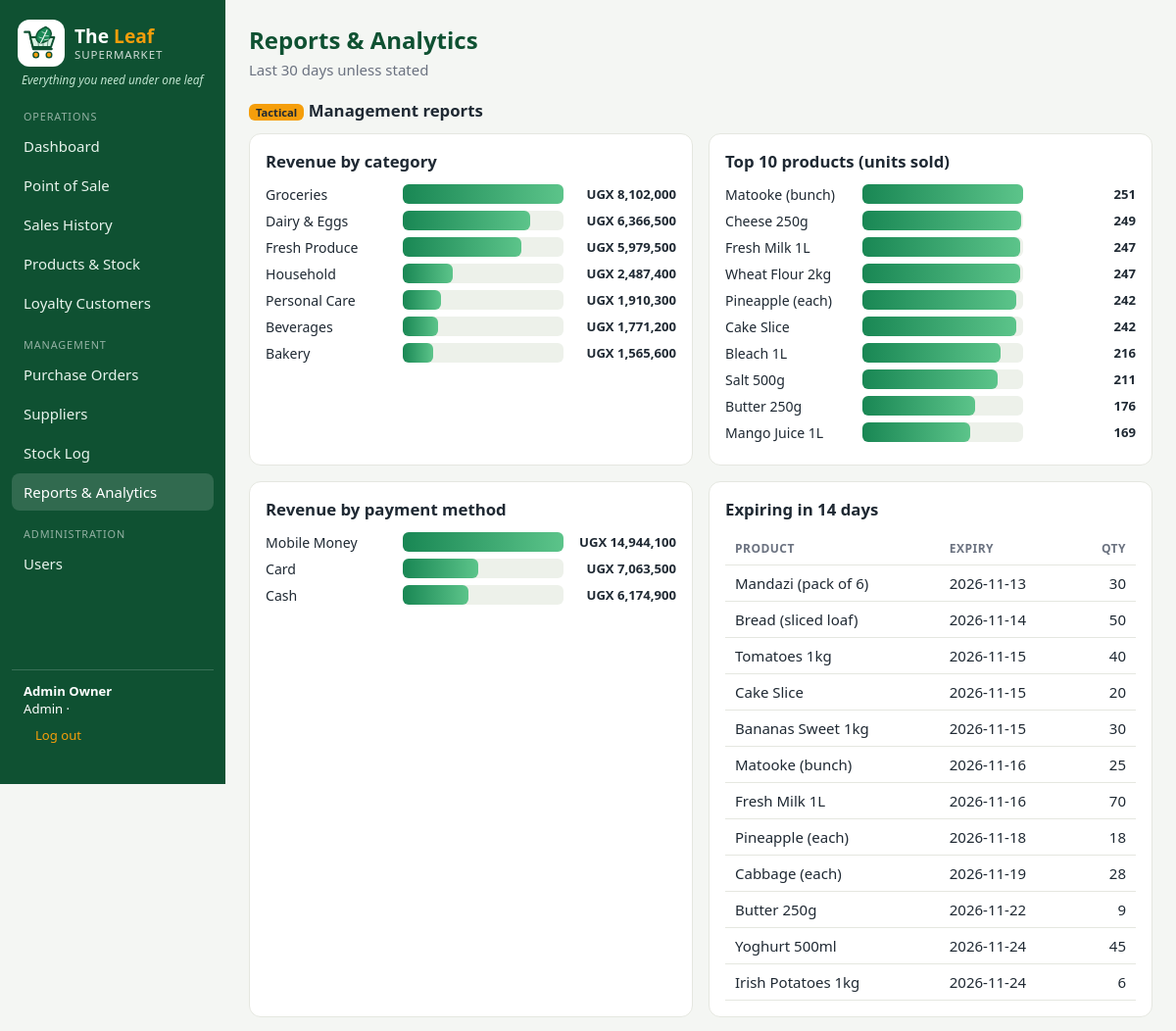
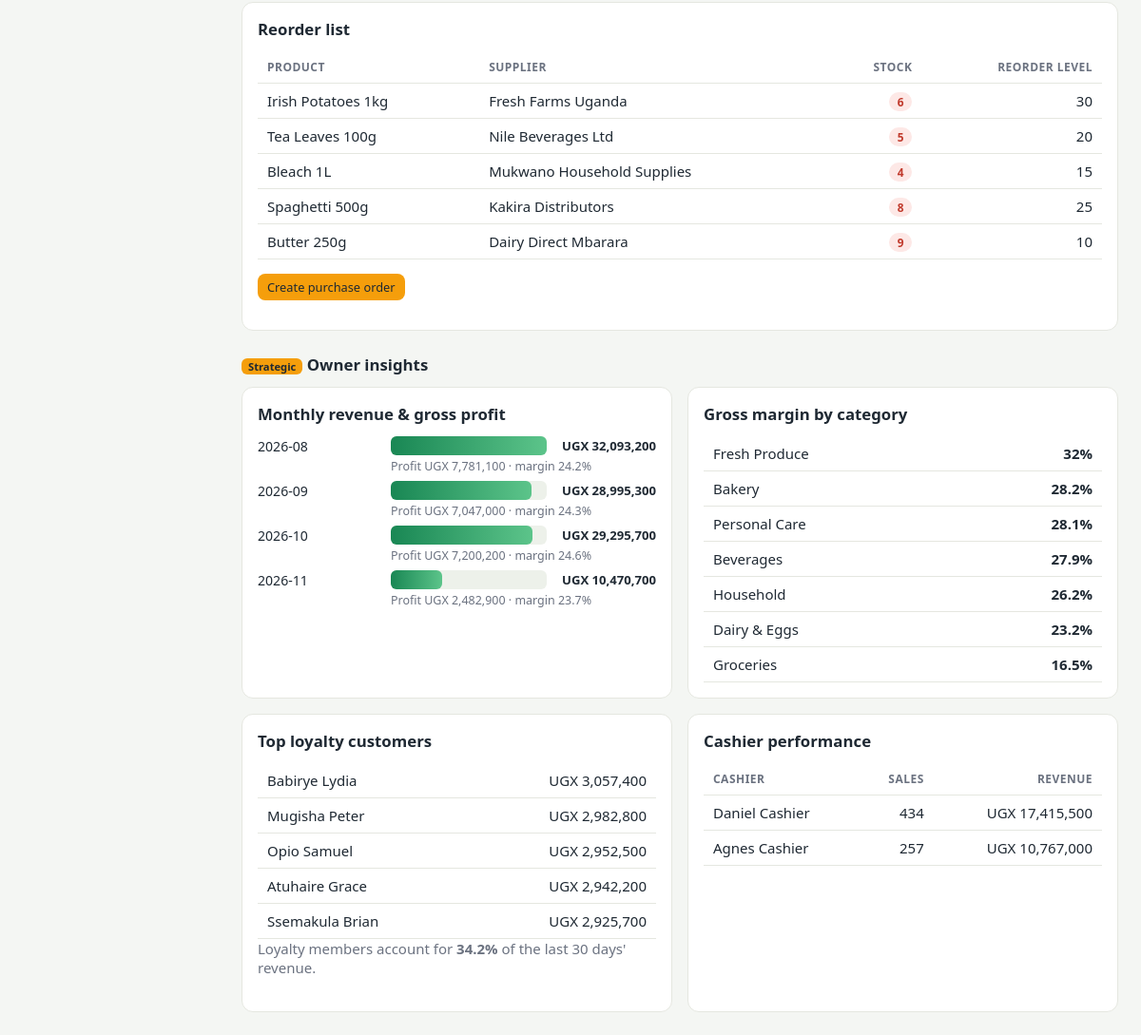
/reports.php (signed in), run on the app's committed database (2 pictures, top to bottom).
### tables this page shows
CREATE TABLE `products` (
  `product_id` int(11) NOT NULL AUTO_INCREMENT,
  `sku` varchar(30) NOT NULL,
  `name` varchar(100) NOT NULL,
  `category_id` int(11) NOT NULL,
  `supplier_id` int(11) NOT NULL,
  `cost_price` decimal(12,2) NOT NULL CHECK (`cost_price` >= 0),
  `selling_price` decimal(12,2) NOT NULL CHECK (`selling_price` >= 0),
  `stock_qty` int(11) NOT NULL DEFAULT 0 CHECK (`stock_qty` >= 0),
  `reorder_level` int(11) NOT NULL DEFAULT 10,
  `expiry_date` date DEFAULT NULL,
  `active` tinyint(1) NOT NULL DEFAULT 1,
  PRIMARY KEY (`product_id`),
  UNIQUE KEY `sku` (`sku`),
  KEY `category_id` (`category_id`),
  KEY `supplier_id` (`supplier_id`),
  CONSTRAINT `products_ibfk_1` FOREIGN KEY (`category_id`) REFERENCES `categories` (`category_id`),
  CONSTRAINT `products_ibfk_2` FOREIGN KEY (`supplier_id`) REFERENCES `suppliers` (`supplier_id`)
);

CREATE TABLE `suppliers` (
  `supplier_id` int(11) NOT NULL AUTO_INCREMENT,
  `name` varchar(100) NOT NULL,
  `contact_person` varchar(100) DEFAULT NULL,
  `phone` varchar(30) DEFAULT NULL,
  `email` varchar(100) DEFAULT NULL,
  `address` varchar(150) DEFAULT NULL,
  PRIMARY KEY (`supplier_id`)
);

### includes/bootstrap.php (called while the page is built, shortened)
<?php
function cfg() { static $c; return $c ??= require __DIR__ . '/../config.php'; }
function db(): PDO {
    static $pdo;
    if (!$pdo) {
        $c = cfg();
        $pdo = new PDO("mysql:host={$c['host']};port={$c['port']};dbname={$c['name']};charset=utf8mb4", $c['user'], $c['pass'], [
            PDO::ATTR_ERRMODE => PDO::ERRMODE_EXCEPTION,
            PDO::ATTR_DEFAULT_FETCH_MODE => PDO::FETCH_ASSOC,
            PDO::ATTR_EMULATE_PREPARES => false,
        ]);
    }
    return $pdo;
}
function run($sql, $a = []) { $s = db()->prepare($sql); $s->execute($a); return $s; }
function q($sql, $a = []) { return run($sql, $a)->fetchAll(); }
function q1($sql, $a = []) { $r = q($sql, $a); return $r[0] ?? null; }
function e($v) { return htmlspecialchars((string)$v, ENT_QUOTES, 'UTF-8'); }
function ugx($n) { return 'UGX ' . number_format((float)$n); }
function pct_rows(array $rows, $key = 'value') {
    $max = 1; foreach ($rows as $r) $max = max($max, (float)$r[$key]);
    return $rows;
}
function user() { return $_SESSION['user'] ?? null; }
require_once __DIR__ . '/layout.php';

### reports.php (the view)
<?php
require 'includes/bootstrap.php'; require_login(MGR);
$since = date('Y-m-d', strtotime('-30 days'));
$byCat = pct_rows(q('SELECT c.name label, SUM(si.qty*si.unit_price) value FROM sale_items si JOIN sales s ON s.sale_id=si.sale_id JOIN products p ON p.product_id=si.product_id JOIN categories c ON c.category_id=p.category_id WHERE DATE(s.sale_date)>=? GROUP BY c.category_id, c.name ORDER BY value DESC', [$since]));
$top = pct_rows(q('SELECT p.name label, SUM(si.qty) value FROM sale_items si JOIN sales s ON s.sale_id=si.sale_id JOIN products p ON p.product_id=si.product_id WHERE DATE(s.sale_date)>=? GROUP BY p.product_id, p.name ORDER BY value DESC LIMIT 10', [$since]));
$pay = pct_rows(q('SELECT payment_method label, SUM(total) value FROM sales WHERE DATE(sale_date)>=? GROUP BY payment_method ORDER BY value DESC', [$since]));
$reorder = q('SELECT p.*, s.name supplier FROM products p JOIN suppliers s ON s.supplier_id=p.supplier_id WHERE p.active=1 AND p.stock_qty<=p.reorder_level ORDER BY p.stock_qty/NULLIF(p.reorder_level,0)');
$expiring = q('SELECT * FROM products WHERE active=1 AND expiry_date IS NOT NULL AND expiry_date<=? ORDER BY expiry_date', [date('Y-m-d', strtotime('+14 days'))]);
$admin = user()['role'] === 'admin';
if ($admin) {
    $monthly = array_reverse(pct_rows(q("SELECT DATE_FORMAT(s.sale_date,'%Y-%m') label, SUM(si.qty*si.unit_price) value, SUM(si.qty*(si.unit_price-si.unit_cost)) profit FROM sale_items si JOIN sales s ON s.sale_id=si.sale_id GROUP BY label ORDER BY label DESC LIMIT 4")));
    $cashiers = q('SELECT u.full_name, COUNT(*) n, SUM(s.total) value FROM sales s JOIN users u ON u.user_id=s.user_id WHERE DATE(s.sale_date)>=? GROUP BY u.user_id, u.full_name ORDER BY value DESC', [$since]);
    $custs = q('SELECT c.full_name, SUM(s.total) value FROM sales s JOIN customers c ON c.customer_id=s.customer_id GROUP BY c.customer_id, c.full_name ORDER BY value DESC LIMIT 5');
    $margin = q('SELECT c.name, SUM(si.qty*(si.unit_price-si.unit_cost))*100/SUM(si.qty*si.unit_price) pct FROM sale_items si JOIN products p ON p.product_id=si.product_id JOIN categories c ON c.category_id=p.category_id GROUP BY c.category_id, c.name ORDER BY pct DESC');
    $share = (float)q1('SELECT SUM(CASE WHEN customer_id IS NOT NULL THEN total ELSE 0 END)*100/NULLIF(SUM(total),0) p FROM sales WHERE DATE(sale_date)>=?', [$since])['p'];
}
render_head('Reports & Analytics'); ?>
<h1>Reports &amp; Analytics</h1><p class="sub">Last 30 days unless stated</p>
<h2><span class="tag">Tactical</span> Management reports</h2>
<div class="grid g2" style="margin-bottom:16px">
  <div class="card"><h2>Revenue by category</h2><?php bars($byCat); ?></div>
  <div class="card"><h2>Top 10 products (units sold)</h2><?php bars($top, false); ?></div>
  <div class="card"><h2>Revenue by payment method</h2><?php bars($pay); ?></div>
  <div class="card"><h2>Expiring in 14 days</h2><table><tr><th>Product</th><th>Expiry</th><th class="r">Qty</th></tr>
  <?php foreach ($expiring as $p) echo '<tr><td>' . e($p['name']) . '</td><td>' . e($p['expiry_date']) . '</td><td class="r">' . $p['stock_qty'] . '</td></tr>'; if (!$expiring) echo '<tr><td colspan="3">None.</td></tr>'; ?></table></div>
</div>
<div class="card"><h2>Reorder list</h2><table><tr><th>Product</th><th>Supplier</th><th class="r">Stock</th><th class="r">Reorder level</th></tr>
<?php foreach ($reorder as $p) echo '<tr><td>' . e($p['name']) . '</td><td>' . e($p['supplier']) . '</td><td class="r"><span class="badge b-red">' . $p['stock_qty'] . '</span></td><td class="r">' . $p['reorder_level'] . '</td></tr>'; if (!$reorder) echo '<tr><td colspan="4">Nothing to reorder.</td></tr>'; ?></table>
<p><a class="btn amber sm" href="order_new.php">Create purchase order</a></p></div>
<?php if ($admin): ?>
<h2 style="margin-top:24px"><span class="tag">Strategic</span> Owner insights</h2>
<div class="grid g2">
  <div class="card"><h2>Monthly revenue &amp; gross profit</h2>
  <?php foreach ($monthly as $m): ?><div class="bar"><div class="t"><?= e($m['label']) ?></div><div class="b"><i style="width:<?= $m['pct'] ?>%"></i></div><div class="v"><?= ugx($m['value']) ?></div></div>
  <div class="sub" style="margin:-4px 0 6px 140px;font-size:.78rem">Profit <?= ugx($m['profit']) ?> · margin <?= round($m['profit'] * 100 / $m['value'], 1) ?>%</div><?php endforeach; ?></div>
  <div class="card"><h2>Gross margin by category</h2><table><?php foreach ($margin as $m) echo '<tr><td>' . e($m['name']) . '</td><td class="r"><b>' . round($m['pct'], 1) . '%</b></td></tr>'; ?></table></div>
  <div class="card"><h2>Top loyalty customers</h2><table><?php foreach ($custs as $c) echo '<tr><td>' . e($c['full_name']) . '</td><td class="r">' . ugx($c['value']) . '</td></tr>'; ?></table>
  <p class="sub">Loyalty members account for <b><?= round($share, 1) ?>%</b> of the last 30 days' revenue.</p></div>
  <div class="card"><h2>Cashier performance</h2><table><tr><th>Cashier</th><th class="r">Sales</th><th class="r">Revenue</th></tr><?php foreach ($cashiers as $c) echo '<tr><td>' . e($c['full_name']) . '</td><td class="r">' . $c['n'] . '</td><td class="r">' . ugx($c['value']) . '</td></tr>'; ?></table></div>
</div>
<?php endif; render_foot();

### assets/style.css (style rules this page uses)
:root { --green:#0f5132;--green2:#198754;--amber:#f59e0b;--bg:#f4f6f3;--card:#fff;--ink:#1f2933;--mute:#6b7280;--line:#e5e7e0;--red:#c0392b }
* { box-sizing:border-box }
body { margin:0;font-family:system-ui,-apple-system,Segoe UI,Roboto,sans-serif;background:var(--bg);color:var(--ink);font-size:15px }
a { color:var(--green2);text-decoration:none }
h1 { margin:0 0 4px;font-size:1.5rem;color:var(--green) }
.sub { color:var(--mute);margin:0 0 20px }
h2 { font-size:1.05rem;margin:0 0 12px }
.grid { display:grid;gap:16px }
.g2 { grid-template-columns:repeat(auto-fit,minmax(340px,1fr)) }
.card { background:var(--card);border:1px solid var(--line);border-radius:12px;padding:16px;margin-bottom:16px;overflow-x:auto }
.grid .card { margin-bottom:0 }
table { width:100%;border-collapse:collapse }
th,td { text-align:left;padding:8px 10px;border-bottom:1px solid var(--line);white-space:nowrap }
th { font-size:.75rem;text-transform:uppercase;letter-spacing:.04em;color:var(--mute) }
td.r,th.r { text-align:right }
.btn,button { background:var(--green2);color:#fff;border:0;border-radius:8px;padding:9px 16px;font-size:.92rem;cursor:pointer;display:inline-block }
.btn.amber { background:var(--amber);color:#1f2933 }
.btn.sm,button.sm { padding:5px 10px;font-size:.8rem }
.badge { padding:2px 9px;border-radius:99px;font-size:.74rem;font-weight:600;background:#e8ece6 }
.b-red { background:#fde8e6;color:var(--red) }
.bar { display:flex;align-items:center;gap:10px;margin:7px 0;font-size:.88rem }
.bar .t { width:130px;flex:none;overflow:hidden;text-overflow:ellipsis;white-space:nowrap }
.bar .b { flex:1;background:#edf1ea;border-radius:6px;height:20px }
.bar .b i { display:block;height:100%;background:linear-gradient(90deg,var(--green2),#5cc48a);border-radius:6px }
.bar .v { width:105px;flex:none;text-align:right;font-weight:600;font-size:.82rem }
.tag { display:inline-block;font-size:.7rem;background:var(--amber);color:#1f2933;border-radius:6px;padding:1px 7px;font-weight:700;vertical-align:middle }

### data on the page
products: name "Mandazi (pack of 6)", expiry_date "2026-11-13", stock_qty "30"
products: name "Bread (sliced loaf)", expiry_date "2026-11-14", stock_qty "50"
products: name "Tomatoes 1kg", expiry_date "2026-11-15", stock_qty "40"
products: name "Cake Slice", expiry_date "2026-11-15", stock_qty "20"
products: name "Bananas Sweet 1kg", expiry_date "2026-11-15", stock_qty "30"
products: name "Matooke (bunch)", expiry_date "2026-11-16", stock_qty "25"
products: name "Fresh Milk 1L", expiry_date "2026-11-16", stock_qty "70"
products: name "Pineapple (each)", expiry_date "2026-11-18", stock_qty "18"
products: name "Cabbage (each)", expiry_date "2026-11-19", stock_qty "28"
products: name "Butter 250g", expiry_date "2026-11-22", stock_qty "9", supplier.name "Dairy Direct Mbarara", reorder_level "10"
products: name "Yoghurt 500ml", expiry_date "2026-11-24", stock_qty "45"
products: name "Irish Potatoes 1kg", expiry_date "2026-11-24", stock_qty "6", supplier.name "Fresh Farms Uganda", reorder_level "30"
products: name "Tea Leaves 100g", supplier.name "Nile Beverages Ltd", stock_qty "5", reorder_level "20"
products: name "Bleach 1L", supplier.name "Mukwano Household Supplies", stock_qty "4", reorder_level "15"
products: name "Spaghetti 500g", supplier.name "Kakira Distributors", stock_qty "8", reorder_level "25"

### other printed values
SLOGAN "Everything you need under one leaf"
$label "Dashboard Point of Sale Sales History Products & Stock Loyalty Customers Purchase Orders Suppliers Stock Log Reports & Analytics Users"
$u['name'] "Admin Owner"
$u['role'] "Admin"
$r['label'] "Groceries"
ugx($r['value']) "UGX 8,102,000"
$r['label'] "Dairy & Eggs"
ugx($r['value']) "UGX 6,366,500"
$r['label'] "Fresh Produce"
ugx($r['value']) "UGX 5,979,500"
$r['label'] "Household"
ugx($r['value']) "UGX 2,487,400"
$r['label'] "Personal Care"
ugx($r['value']) "UGX 1,910,300"
$r['label'] "Beverages"
